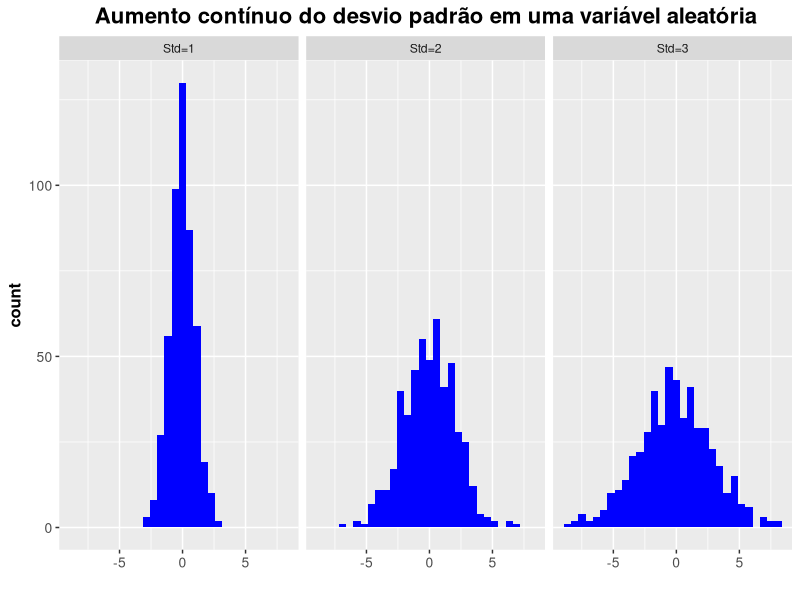

Reproduce this figure in R.
# Carregar os pacotes necessários
library(ggplot2)
library(dplyr)
library(tidyr)

# Criar o data frame inicial
h <- data.frame(1:500)
set.seed(42) 
h$p1 <- rnorm(500, 0, 1)
h$p2 <- rnorm(500, 0, 2)
h$p3 <- rnorm(500, 0, 3)

# Converter de formato wide para long
data_long <- gather(h, condition, measurement, p1:p3, factor_key = TRUE)

# Transformar a coluna 'condition' em fatores com rótulos específicos
data_long$condition <- factor(data_long$condition, levels = c("p1", "p2", "p3"), labels = c("Std=1", "Std=2", "Std=3"))

library(ggplot2)
ggplot(data_long, aes(x = measurement)) + 
  geom_histogram(fill = "#0000ff", bins = 30) +  # Definir número de bins para controlar a granularidade do histograma
  facet_grid(. ~ condition) +  # Organizar os gráficos lado a lado com base na condição
  labs(
    title = "Aumento contínuo do desvio padrão em uma variável aleatória",
    x = ""  # Removendo texto do eixo x
  ) +
  theme(plot.title = element_text(size = 16, face = "bold", hjust = 0.5),
        axis.title = element_text(size = 12, face = "bold"),
        axis.text = element_text(size = 10))